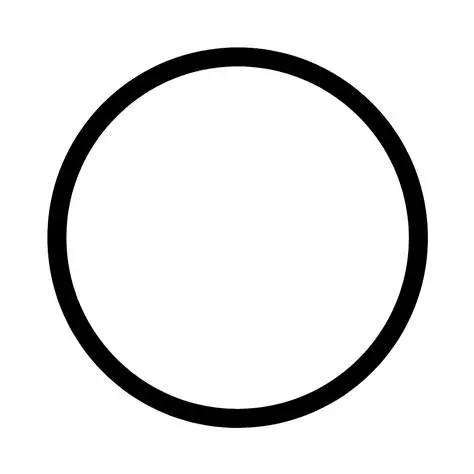
#> input picture images_circle_nxm/circle_1x1.png, 474 x 474 px; its folder holds only this picture in this run
$ python tensor_output.py
#> lines starting #> are read from the running program, lines starting #| are printed output that depends on the picture; after the words box and inside, x2 and y2 are one past the last pixel; in counts of white or black regions, pixels touching at a corner belong together
### contour_detection.py
import cv2

def find_circle_center(image_path):
    """
    Find the center of a hollow circle by detecting the largest contour
    and computing its centroid.

    Args:
        image_path: Path to the image file

    Returns:
        tuple: (center_x, center_y) coordinates of the circle center
    """
    # Read the image
    img = cv2.imread(image_path)
    if img is None:
        raise ValueError(f"Could not load image from {image_path}")

    # Convert to grayscale
    gray = cv2.cvtColor(img, cv2.COLOR_BGR2GRAY)

    # Apply Gaussian blur to reduce noise
    blurred = cv2.GaussianBlur(gray, (5, 5), 0)

    # Apply threshold to get binary image
    # You might need to adjust the threshold value (127) based on your image
    _, binary = cv2.threshold(blurred, 127, 255, cv2.THRESH_BINARY_INV)

    # Find contours
    contours, hierarchy = cv2.findContours(binary, cv2.RETR_EXTERNAL, cv2.CHAIN_APPROX_SIMPLE)

    if not contours:
        raise ValueError("No contours found in the image")

    # Find the largest contour by area
    largest_contour = max(contours, key=cv2.contourArea)

    # Calculate centroid using image moments
    moments = cv2.moments(largest_contour)
    if moments['m00'] == 0:
        raise ValueError("Contour area is zero")

    center_x = int(moments['m10'] / moments['m00'])
    center_y = int(moments['m01'] / moments['m00'])

    # Print results
    print(f"Center coordinates: ({center_x}, {center_y})")
    #print(f"Contour area: {cv2.contourArea(largest_contour):.2f} pixels")
    #print(f"Number of contour points: {len(largest_contour)}")
    return center_x , center_y

# Example usage
# [15 lines that do not run on import are left out]

### tensor_output.py
import numpy as np
#import cv2
#import os
import re
from pathlib import Path

from contour_detection import find_circle_center

def parse_image_name(filename):
    """
    Parse image filename to extract grid position.
    Expected format: circle_nxm.png (e.g., circle_3x4.png)

    Args:
        filename: Image filename

    Returns:
        tuple: (row, col) or None if pattern doesn't match
    """
    # Match pattern like circle_3x4.png, circle_1x2.png, etc.
    pattern = r'circle_(\d+)x(\d+)\.(png)$'
    match = re.search(pattern, filename, re.IGNORECASE)

    if match:
        row = int(match.group(1))
        col = int(match.group(2))
        return row, col
    return None

def process_grid_images(directory_path, verbose=True):
    """
    Process all circle_nxm.png images in a directory and create a tensor.
    """
#> called with verbose = True
    # Find all circle_nxm.png files
    image_files = list(Path(directory_path).glob('circle_*.png'))

    if not image_files:
        print(f"No circle_nxm.png files found in {directory_path}")
        return None

    # Parse filenames to get grid positions
    positions = {}
    for img_file in image_files:
        pos = parse_image_name(img_file.name)
        if pos:
            positions[pos] = str(img_file)
        elif verbose:
            print(f"Skipping {img_file.name} - doesn't match pattern circle_nxm.png")

    # Determine grid size
    rows = max([p[0] for p in positions.keys()])
    cols = max([p[1] for p in positions.keys()])

    if verbose:
        print(f"Grid size detected: {rows}×{cols}")
        print(f"Found {len(positions)} images out of {rows*cols} possible")

    # Initialize tensor with -1 for missing positions
    tensor = np.full((2, rows, cols), -1, dtype=np.float32)
    processed = {}
    missing = []

    # Process each image
    for (row, col), img_path in positions.items():
        if verbose:
            print(f"\nProcessing circle_{row}x{col}.png...")

        try:
            center_x, center_y = find_circle_center(img_path)
#> in find_circle_center, img is the input picture: shape (474, 474, 3); mean B, G, R 230.5, 230.5, 230.5
#> in find_circle_center, `blurred = cv2.GaussianBlur(gray, (5, 5), 0)`:
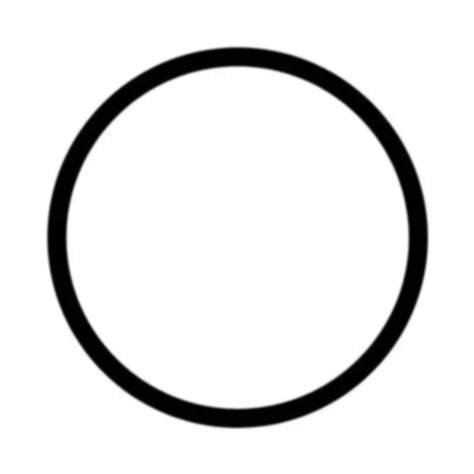
#> blurred: shape (474, 474); min 0, max 255, mean 230.5
#> in find_circle_center, `_, binary = cv2.threshold(blurred, 127, 255, cv2.THRESH_BINARY_INV)`:
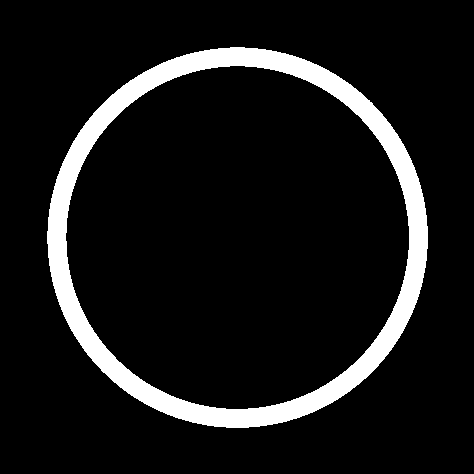
#> binary: shape (474, 474); 9.6% white; 1 white region
#> in find_circle_center, `contours, hierarchy = cv2.findContours(binary, cv2.RETR_EXTERNAL, cv2...`: contours = 1 contour; box (x1, y1, x2, y2) and area: (47, 47, 428, 428) 113180
#> in find_circle_center, `largest_contour = max(contours, key=cv2.contourArea)`: largest_contour = contour of 555 points, box (x1, y1, x2, y2) (47, 47, 428, 428), area 113180
#> in find_circle_center, `moments = cv2.moments(largest_contour)`: moments = moments, m00 113180, centre m10/m00, m01/m00 = (237.1, 237.2)
#> in find_circle_center, `center_x = int(moments['m10'] / moments['m00'])`: center_x = 237
#| Center coordinates: (237, 237)
#> center_x = 237; center_y = 237

            # Store coordinates (adjust for 0-indexing)
            tensor[0, row-1, col-1] = center_x
            tensor[1, row-1, col-1] = center_y
            processed[(row, col)] = (center_x, center_y)

            if verbose:
                print(f"({row},{col}) -> ({center_x}, {center_y})")
#| (1,1) -> (237, 237)

        except Exception as e:
            if verbose:
                print(f"Failed: {str(e)}")
            missing.append((row, col))

    # Check for missing positions
    for r in range(1, rows+1):
        for c in range(1, cols+1):
            if (r, c) not in positions:
                missing.append((r, c))

    if missing and verbose:
        print(f"\n Missing images at positions: {missing}")

            # Print summary
    print(f"\n{'='*50}")
    print("SUMMARY:")
    print(f"  Grid size: {rows}×{cols}")
    print(f"  Total positions: {rows*cols}")
    print(f"  Successfully processed: {len(processed)}")
#|   Successfully processed: 1
    print(f"  Missing/failed: {len(missing)}")
    print(f"  Tensor shape: {tensor.shape}")

    return {
        'tensor': tensor,
        'grid_size': (rows, cols),
        'processed_positions': processed,
        'missing_positions': missing
    }


if __name__ == "__main__":
    # Set your directory path
    directory = "/Users/arthurturner/Documents/Projects/laser_cutter_accuracy/images_circle_nxm"
    # [9 lines of commented-out code are left out]

    result = process_grid_images(directory, verbose=True)
#> result = 4 items

    if result:
        tensor = result['tensor']
#> tensor = [237, 237]

        # Print the tensor to the terminal
        print("\nTensor shape:", tensor.shape)
#| Tensor shape: (2, 1, 1)
        print("X coordinates (layer 0):\n", tensor[0, :, :])
#| X coordinates (layer 0):
#|  [[237.]]
        print("Y coordinates (layer 1):\n", tensor[1, :, :])
#| Y coordinates (layer 1):
#|  [[237.]]

        # Save as .npy file (for later use)
        np.save('output_tensor.npy', tensor)
        print("\nTensor saved to output_tensor.npy")
    else:
        print("No results to display")
